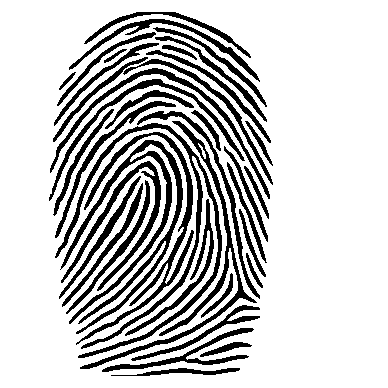
#> input picture db_fbi/Chandler.tif, 388 x 388 px; its folder holds 4 pictures in this run
$ jupyter execute --allow-errors 'TP3 ouar.ipynb'
#> lines starting #> are read from the running program, lines starting #| are printed output that depends on the picture
# TP3 : WEEEU WEEEU, ceci est une descente de police !

Aujourd'hui, nouveau cas concret de l'utilisation de la vision par ordinateur : la reconnaissance d'empreintes. Le commissariat de police du 99ème district de Brooklyn a besoin de votre aide sur une nouvelle scène de crime. Les experts ont pu prélever plusieurs empreintes sur divers objets, et vous avez pour objectif de retrouver l'identité des coupables.

Pour cela, vous avez à votre disposition les empreintes à analyser prise sur la scène de crime (dossier Images_suspects), ainsi qu'une base de données d'empreintes du FBI (dossier DB_FBI). A vous de jouer !

---

## 1) C'est pas un bug, c'est une feature

Dans un premier temps, vous allez écrire le code pour détecter les minutiaes des empreintes de doigt. Les minutiae sont des caractéristiques spécifiques d'une empreinte qui permettent ensuite d'identifier l'individu.

Pour ce TP, vous détecterez 2 types de miniutiaes :
- Les terminaisons (a)
- Les bifurcations (b)

Pour cela, plusieurs étapes sont nécessaires, mais on va faire ça ensemble. Vous allez traiter dans un premier temps les images de la base de données *DB_FBI*, où les images ont déjà été traitées et binarisées en amont.

a) Commençons avec la base de la base : chargez les libraries nécessaires pour ce TP, puis les images de la base de données DB_FBI. Affichez ensuite quelques images de cette base.

[cell 1]
# Chargement des librairies
import numpy as np
import cv2
import cv2 as cv
from matplotlib import pyplot as plt
from skimage.morphology import thin
import os

# Chargement des images de la base de données
path='./db_fbi/'
files = os.listdir(path)
files.append(files.pop(0))

images_db_fbi = []
for file in files:
   images_db_fbi.append(cv2.imread(path+file,0))

# Affichage des quelques images de la base de données
plt.close()
plt.figure(figsize=(10,10))
for i in range(4):
    plt.subplot(2,2,i+1)
    plt.imshow(images_db_fbi[i], cmap='gray')
plt.show()
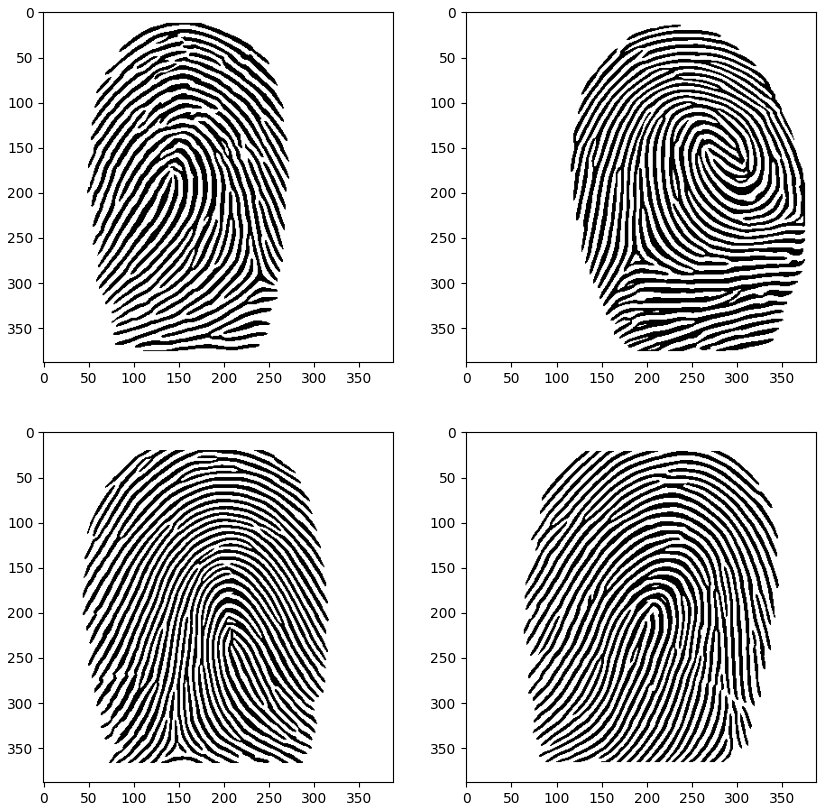
#> figure drawn by matplotlib, 4 panels
